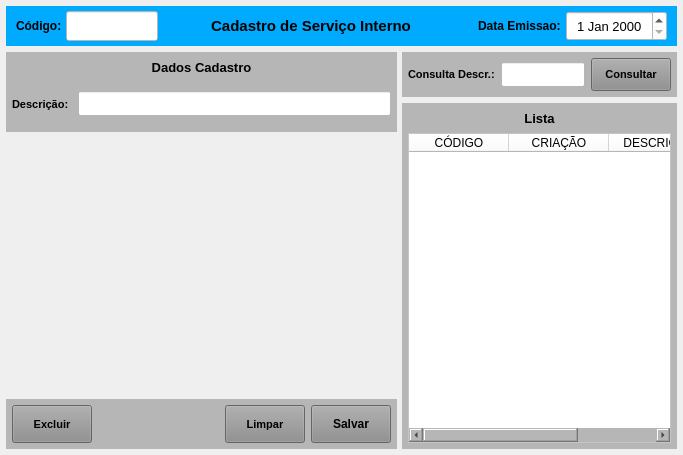
<?xml version="1.0" encoding="UTF-8"?>
<ui version="4.0">
 <class>MainWindow</class>
 <widget class="QMainWindow" name="MainWindow">
  <property name="geometry">
   <rect>
    <x>0</x>
    <y>0</y>
    <width>683</width>
    <height>455</height>
   </rect>
  </property>
  <property name="windowTitle">
   <string>Cadastro de Serviço Interno</string>
  </property>
  <property name="styleSheet">
   <string notr="true"/>
  </property>
  <widget class="QWidget" name="centralwidget">
   <layout class="QVBoxLayout" name="verticalLayout">
    <property name="spacing">
     <number>6</number>
    </property>
    <property name="leftMargin">
     <number>6</number>
    </property>
    <property name="topMargin">
     <number>6</number>
    </property>
    <property name="rightMargin">
     <number>6</number>
    </property>
    <property name="bottomMargin">
     <number>6</number>
    </property>
    <item>
     <widget class="QWidget" name="widget" native="true">
      <property name="minimumSize">
       <size>
        <width>0</width>
        <height>40</height>
       </size>
      </property>
      <property name="maximumSize">
       <size>
        <width>16777215</width>
        <height>40</height>
       </size>
      </property>
      <property name="styleSheet">
       <string notr="true">background-color: rgb(0, 170, 255);</string>
      </property>
      <layout class="QHBoxLayout" name="horizontalLayout">
       <property name="spacing">
        <number>2</number>
       </property>
       <property name="leftMargin">
        <number>10</number>
       </property>
       <property name="topMargin">
        <number>5</number>
       </property>
       <property name="rightMargin">
        <number>10</number>
       </property>
       <property name="bottomMargin">
        <number>5</number>
       </property>
       <item>
        <widget class="QLabel" name="label_4">
         <property name="minimumSize">
          <size>
           <width>48</width>
           <height>0</height>
          </size>
         </property>
         <property name="maximumSize">
          <size>
           <width>48</width>
           <height>16777215</height>
          </size>
         </property>
         <property name="font">
          <font>
           <pointsize>9</pointsize>
           <weight>75</weight>
           <bold>true</bold>
          </font>
         </property>
         <property name="styleSheet">
          <string notr="true"/>
         </property>
         <property name="text">
          <string>Código:</string>
         </property>
         <property name="alignment">
          <set>Qt::AlignLeading|Qt::AlignLeft|Qt::AlignVCenter</set>
         </property>
        </widget>
       </item>
       <item>
        <widget class="QLineEdit" name="line_Num">
         <property name="sizePolicy">
          <sizepolicy hsizetype="Preferred" vsizetype="Preferred">
           <horstretch>0</horstretch>
           <verstretch>0</verstretch>
          </sizepolicy>
         </property>
         <property name="minimumSize">
          <size>
           <width>92</width>
           <height>0</height>
          </size>
         </property>
         <property name="maximumSize">
          <size>
           <width>92</width>
           <height>16777215</height>
          </size>
         </property>
         <property name="font">
          <font>
           <pointsize>12</pointsize>
          </font>
         </property>
         <property name="styleSheet">
          <string notr="true">background-color: rgb(255, 255, 255);</string>
         </property>
         <property name="inputMask">
          <string/>
         </property>
         <property name="text">
          <string/>
         </property>
         <property name="frame">
          <bool>true</bool>
         </property>
         <property name="echoMode">
          <enum>QLineEdit::Normal</enum>
         </property>
         <property name="alignment">
          <set>Qt::AlignCenter</set>
         </property>
         <property name="dragEnabled">
          <bool>false</bool>
         </property>
         <property name="placeholderText">
          <string/>
         </property>
        </widget>
       </item>
       <item>
        <widget class="QLabel" name="label_13">
         <property name="sizePolicy">
          <sizepolicy hsizetype="Preferred" vsizetype="Preferred">
           <horstretch>0</horstretch>
           <verstretch>0</verstretch>
          </sizepolicy>
         </property>
         <property name="minimumSize">
          <size>
           <width>0</width>
           <height>0</height>
          </size>
         </property>
         <property name="font">
          <font>
           <pointsize>11</pointsize>
           <weight>75</weight>
           <bold>true</bold>
          </font>
         </property>
         <property name="styleSheet">
          <string notr="true"/>
         </property>
         <property name="text">
          <string>Cadastro de Serviço Interno</string>
         </property>
         <property name="alignment">
          <set>Qt::AlignCenter</set>
         </property>
        </widget>
       </item>
       <item>
        <widget class="QLabel" name="label_11">
         <property name="sizePolicy">
          <sizepolicy hsizetype="Preferred" vsizetype="Preferred">
           <horstretch>0</horstretch>
           <verstretch>0</verstretch>
          </sizepolicy>
         </property>
         <property name="minimumSize">
          <size>
           <width>100</width>
           <height>0</height>
          </size>
         </property>
         <property name="maximumSize">
          <size>
           <width>100</width>
           <height>16777215</height>
          </size>
         </property>
         <property name="font">
          <font>
           <pointsize>9</pointsize>
           <weight>75</weight>
           <bold>true</bold>
          </font>
         </property>
         <property name="styleSheet">
          <string notr="true"/>
         </property>
         <property name="text">
          <string>Data Emissao: </string>
         </property>
         <property name="alignment">
          <set>Qt::AlignRight|Qt::AlignTrailing|Qt::AlignVCenter</set>
         </property>
        </widget>
       </item>
       <item>
        <widget class="QDateEdit" name="date_Emissao">
         <property name="sizePolicy">
          <sizepolicy hsizetype="Preferred" vsizetype="Preferred">
           <horstretch>0</horstretch>
           <verstretch>0</verstretch>
          </sizepolicy>
         </property>
         <property name="minimumSize">
          <size>
           <width>101</width>
           <height>0</height>
          </size>
         </property>
         <property name="maximumSize">
          <size>
           <width>101</width>
           <height>16777215</height>
          </size>
         </property>
         <property name="font">
          <font>
           <pointsize>10</pointsize>
          </font>
         </property>
         <property name="styleSheet">
          <string notr="true">background-color: rgb(255, 255, 255);</string>
         </property>
         <property name="alignment">
          <set>Qt::AlignCenter</set>
         </property>
        </widget>
       </item>
      </layout>
     </widget>
    </item>
    <item>
     <widget class="QWidget" name="widget_2" native="true">
      <property name="styleSheet">
       <string notr="true"/>
      </property>
      <layout class="QHBoxLayout" name="horizontalLayout_3">
       <property name="spacing">
        <number>5</number>
       </property>
       <property name="leftMargin">
        <number>0</number>
       </property>
       <property name="topMargin">
        <number>0</number>
       </property>
       <property name="rightMargin">
        <number>0</number>
       </property>
       <property name="bottomMargin">
        <number>0</number>
       </property>
       <item>
        <widget class="QWidget" name="widget_4" native="true">
         <property name="minimumSize">
          <size>
           <width>391</width>
           <height>0</height>
          </size>
         </property>
         <property name="maximumSize">
          <size>
           <width>391</width>
           <height>16777215</height>
          </size>
         </property>
         <property name="styleSheet">
          <string notr="true"/>
         </property>
         <layout class="QVBoxLayout" name="verticalLayout_2">
          <property name="spacing">
           <number>5</number>
          </property>
          <property name="leftMargin">
           <number>0</number>
          </property>
          <property name="topMargin">
           <number>0</number>
          </property>
          <property name="rightMargin">
           <number>0</number>
          </property>
          <property name="bottomMargin">
           <number>0</number>
          </property>
          <item>
           <widget class="QWidget" name="widget_6" native="true">
            <property name="minimumSize">
             <size>
              <width>0</width>
              <height>80</height>
             </size>
            </property>
            <property name="maximumSize">
             <size>
              <width>16777215</width>
              <height>80</height>
             </size>
            </property>
            <property name="styleSheet">
             <string notr="true">background-color: rgb(182, 182, 182);</string>
            </property>
            <layout class="QVBoxLayout" name="verticalLayout_3">
             <property name="leftMargin">
              <number>6</number>
             </property>
             <property name="topMargin">
              <number>6</number>
             </property>
             <property name="rightMargin">
              <number>6</number>
             </property>
             <property name="bottomMargin">
              <number>6</number>
             </property>
             <item>
              <widget class="QLabel" name="label_2">
               <property name="minimumSize">
                <size>
                 <width>0</width>
                 <height>18</height>
                </size>
               </property>
               <property name="maximumSize">
                <size>
                 <width>16777215</width>
                 <height>18</height>
                </size>
               </property>
               <property name="font">
                <font>
                 <pointsize>10</pointsize>
                 <weight>75</weight>
                 <bold>true</bold>
                </font>
               </property>
               <property name="text">
                <string>Dados Cadastro</string>
               </property>
               <property name="alignment">
                <set>Qt::AlignCenter</set>
               </property>
              </widget>
             </item>
             <item>
              <widget class="QWidget" name="widget_8" native="true">
               <layout class="QHBoxLayout" name="horizontalLayout_4">
                <property name="leftMargin">
                 <number>0</number>
                </property>
                <property name="topMargin">
                 <number>0</number>
                </property>
                <property name="rightMargin">
                 <number>0</number>
                </property>
                <property name="bottomMargin">
                 <number>0</number>
                </property>
                <item>
                 <widget class="QLabel" name="label_24">
                  <property name="minimumSize">
                   <size>
                    <width>0</width>
                    <height>0</height>
                   </size>
                  </property>
                  <property name="maximumSize">
                   <size>
                    <width>60</width>
                    <height>16777215</height>
                   </size>
                  </property>
                  <property name="font">
                   <font>
                    <pointsize>8</pointsize>
                    <weight>75</weight>
                    <bold>true</bold>
                   </font>
                  </property>
                  <property name="text">
                   <string>Descrição:</string>
                  </property>
                  <property name="alignment">
                   <set>Qt::AlignLeading|Qt::AlignLeft|Qt::AlignVCenter</set>
                  </property>
                 </widget>
                </item>
                <item>
                 <widget class="QLineEdit" name="line_Descricao">
                  <property name="sizePolicy">
                   <sizepolicy hsizetype="Preferred" vsizetype="Preferred">
                    <horstretch>0</horstretch>
                    <verstretch>0</verstretch>
                   </sizepolicy>
                  </property>
                  <property name="minimumSize">
                   <size>
                    <width>0</width>
                    <height>0</height>
                   </size>
                  </property>
                  <property name="maximumSize">
                   <size>
                    <width>16777215</width>
                    <height>25</height>
                   </size>
                  </property>
                  <property name="font">
                   <font>
                    <pointsize>8</pointsize>
                   </font>
                  </property>
                  <property name="styleSheet">
                   <string notr="true">background-color: rgb(255, 255, 255);</string>
                  </property>
                  <property name="text">
                   <string/>
                  </property>
                  <property name="maxLength">
                   <number>45</number>
                  </property>
                  <property name="alignment">
                   <set>Qt::AlignLeading|Qt::AlignLeft|Qt::AlignVCenter</set>
                  </property>
                 </widget>
                </item>
               </layout>
              </widget>
             </item>
            </layout>
           </widget>
          </item>
          <item>
           <widget class="QWidget" name="widget_7" native="true"/>
          </item>
          <item>
           <widget class="QWidget" name="widget_3" native="true">
            <property name="minimumSize">
             <size>
              <width>0</width>
              <height>50</height>
             </size>
            </property>
            <property name="maximumSize">
             <size>
              <width>16777215</width>
              <height>50</height>
             </size>
            </property>
            <property name="styleSheet">
             <string notr="true">background-color: rgb(182, 182, 182);</string>
            </property>
            <layout class="QHBoxLayout" name="horizontalLayout_2">
             <property name="spacing">
              <number>6</number>
             </property>
             <property name="leftMargin">
              <number>6</number>
             </property>
             <property name="topMargin">
              <number>6</number>
             </property>
             <property name="rightMargin">
              <number>6</number>
             </property>
             <property name="bottomMargin">
              <number>6</number>
             </property>
             <item>
              <widget class="QPushButton" name="btn_Excluir">
               <property name="sizePolicy">
                <sizepolicy hsizetype="Fixed" vsizetype="Preferred">
                 <horstretch>0</horstretch>
                 <verstretch>0</verstretch>
                </sizepolicy>
               </property>
               <property name="maximumSize">
                <size>
                 <width>80</width>
                 <height>16777215</height>
                </size>
               </property>
               <property name="font">
                <font>
                 <pointsize>8</pointsize>
                 <weight>75</weight>
                 <bold>true</bold>
                </font>
               </property>
               <property name="cursor">
                <cursorShape>PointingHandCursor</cursorShape>
               </property>
               <property name="layoutDirection">
                <enum>Qt::LeftToRight</enum>
               </property>
               <property name="autoFillBackground">
                <bool>false</bool>
               </property>
               <property name="styleSheet">
                <string notr="true">background-color: rgb(141, 141, 141);</string>
               </property>
               <property name="text">
                <string>Excluir</string>
               </property>
               <property name="checkable">
                <bool>false</bool>
               </property>
               <property name="autoDefault">
                <bool>false</bool>
               </property>
               <property name="default">
                <bool>false</bool>
               </property>
               <property name="flat">
                <bool>false</bool>
               </property>
              </widget>
             </item>
             <item>
              <widget class="QLabel" name="label">
               <property name="text">
                <string/>
               </property>
              </widget>
             </item>
             <item>
              <widget class="QPushButton" name="btn_Limpar">
               <property name="sizePolicy">
                <sizepolicy hsizetype="Fixed" vsizetype="Preferred">
                 <horstretch>0</horstretch>
                 <verstretch>0</verstretch>
                </sizepolicy>
               </property>
               <property name="maximumSize">
                <size>
                 <width>80</width>
                 <height>16777215</height>
                </size>
               </property>
               <property name="font">
                <font>
                 <pointsize>8</pointsize>
                 <weight>75</weight>
                 <bold>true</bold>
                </font>
               </property>
               <property name="cursor">
                <cursorShape>PointingHandCursor</cursorShape>
               </property>
               <property name="layoutDirection">
                <enum>Qt::LeftToRight</enum>
               </property>
               <property name="autoFillBackground">
                <bool>false</bool>
               </property>
               <property name="styleSheet">
                <string notr="true">background-color: rgb(141, 141, 141);</string>
               </property>
               <property name="text">
                <string>Limpar</string>
               </property>
               <property name="checkable">
                <bool>false</bool>
               </property>
               <property name="autoDefault">
                <bool>false</bool>
               </property>
               <property name="default">
                <bool>false</bool>
               </property>
               <property name="flat">
                <bool>false</bool>
               </property>
              </widget>
             </item>
             <item>
              <widget class="QPushButton" name="btn_Salvar">
               <property name="sizePolicy">
                <sizepolicy hsizetype="Fixed" vsizetype="Preferred">
                 <horstretch>0</horstretch>
                 <verstretch>0</verstretch>
                </sizepolicy>
               </property>
               <property name="maximumSize">
                <size>
                 <width>80</width>
                 <height>16777215</height>
                </size>
               </property>
               <property name="font">
                <font>
                 <pointsize>9</pointsize>
                 <weight>75</weight>
                 <bold>true</bold>
                </font>
               </property>
               <property name="cursor">
                <cursorShape>PointingHandCursor</cursorShape>
               </property>
               <property name="styleSheet">
                <string notr="true">background-color: rgb(141, 141, 141);</string>
               </property>
               <property name="text">
                <string>Salvar</string>
               </property>
              </widget>
             </item>
            </layout>
           </widget>
          </item>
         </layout>
        </widget>
       </item>
       <item>
        <widget class="QWidget" name="widget_5" native="true">
         <property name="styleSheet">
          <string notr="true"/>
         </property>
         <layout class="QVBoxLayout" name="verticalLayout_5">
          <property name="leftMargin">
           <number>0</number>
          </property>
          <property name="topMargin">
           <number>0</number>
          </property>
          <property name="rightMargin">
           <number>0</number>
          </property>
          <property name="bottomMargin">
           <number>0</number>
          </property>
          <item>
           <widget class="QWidget" name="widget_12" native="true">
            <property name="maximumSize">
             <size>
              <width>16777215</width>
              <height>45</height>
             </size>
            </property>
            <property name="sizeIncrement">
             <size>
              <width>0</width>
              <height>45</height>
             </size>
            </property>
            <property name="styleSheet">
             <string notr="true">background-color: rgb(182, 182, 182);</string>
            </property>
            <layout class="QHBoxLayout" name="horizontalLayout_7">
             <property name="leftMargin">
              <number>6</number>
             </property>
             <property name="topMargin">
              <number>6</number>
             </property>
             <property name="rightMargin">
              <number>6</number>
             </property>
             <property name="bottomMargin">
              <number>6</number>
             </property>
             <item>
              <widget class="QLabel" name="label_6">
               <property name="minimumSize">
                <size>
                 <width>0</width>
                 <height>0</height>
                </size>
               </property>
               <property name="maximumSize">
                <size>
                 <width>95</width>
                 <height>16777215</height>
                </size>
               </property>
               <property name="font">
                <font>
                 <pointsize>8</pointsize>
                 <weight>75</weight>
                 <bold>true</bold>
                </font>
               </property>
               <property name="text">
                <string>Consulta Descr.:</string>
               </property>
               <property name="alignment">
                <set>Qt::AlignLeading|Qt::AlignLeft|Qt::AlignVCenter</set>
               </property>
              </widget>
             </item>
             <item>
              <widget class="QLineEdit" name="line_Consulta">
               <property name="sizePolicy">
                <sizepolicy hsizetype="Preferred" vsizetype="Preferred">
                 <horstretch>0</horstretch>
                 <verstretch>0</verstretch>
                </sizepolicy>
               </property>
               <property name="minimumSize">
                <size>
                 <width>0</width>
                 <height>0</height>
                </size>
               </property>
               <property name="maximumSize">
                <size>
                 <width>16777215</width>
                 <height>25</height>
                </size>
               </property>
               <property name="font">
                <font>
                 <pointsize>8</pointsize>
                </font>
               </property>
               <property name="styleSheet">
                <string notr="true">background-color: rgb(255, 255, 255);</string>
               </property>
               <property name="inputMask">
                <string/>
               </property>
               <property name="alignment">
                <set>Qt::AlignLeading|Qt::AlignLeft|Qt::AlignVCenter</set>
               </property>
              </widget>
             </item>
             <item>
              <widget class="QPushButton" name="btn_Consulta">
               <property name="sizePolicy">
                <sizepolicy hsizetype="Preferred" vsizetype="Preferred">
                 <horstretch>0</horstretch>
                 <verstretch>0</verstretch>
                </sizepolicy>
               </property>
               <property name="minimumSize">
                <size>
                 <width>0</width>
                 <height>0</height>
                </size>
               </property>
               <property name="maximumSize">
                <size>
                 <width>80</width>
                 <height>16777215</height>
                </size>
               </property>
               <property name="font">
                <font>
                 <pointsize>8</pointsize>
                 <weight>75</weight>
                 <bold>true</bold>
                </font>
               </property>
               <property name="cursor">
                <cursorShape>PointingHandCursor</cursorShape>
               </property>
               <property name="layoutDirection">
                <enum>Qt::LeftToRight</enum>
               </property>
               <property name="autoFillBackground">
                <bool>false</bool>
               </property>
               <property name="styleSheet">
                <string notr="true">background-color: rgb(141, 141, 141);</string>
               </property>
               <property name="text">
                <string>Consultar</string>
               </property>
               <property name="checkable">
                <bool>false</bool>
               </property>
               <property name="autoDefault">
                <bool>false</bool>
               </property>
               <property name="default">
                <bool>false</bool>
               </property>
               <property name="flat">
                <bool>false</bool>
               </property>
              </widget>
             </item>
            </layout>
           </widget>
          </item>
          <item>
           <widget class="QWidget" name="widget_11" native="true">
            <property name="styleSheet">
             <string notr="true">background-color: rgb(182, 182, 182);</string>
            </property>
            <layout class="QVBoxLayout" name="verticalLayout_4">
             <property name="leftMargin">
              <number>6</number>
             </property>
             <property name="topMargin">
              <number>6</number>
             </property>
             <property name="rightMargin">
              <number>6</number>
             </property>
             <property name="bottomMargin">
              <number>6</number>
             </property>
             <item>
              <widget class="QLabel" name="label_5">
               <property name="minimumSize">
                <size>
                 <width>0</width>
                 <height>18</height>
                </size>
               </property>
               <property name="maximumSize">
                <size>
                 <width>16777215</width>
                 <height>18</height>
                </size>
               </property>
               <property name="font">
                <font>
                 <pointsize>10</pointsize>
                 <weight>75</weight>
                 <bold>true</bold>
                </font>
               </property>
               <property name="text">
                <string>Lista</string>
               </property>
               <property name="alignment">
                <set>Qt::AlignCenter</set>
               </property>
              </widget>
             </item>
             <item>
              <widget class="QTableWidget" name="table_Lista">
               <property name="sizePolicy">
                <sizepolicy hsizetype="Preferred" vsizetype="Preferred">
                 <horstretch>0</horstretch>
                 <verstretch>0</verstretch>
                </sizepolicy>
               </property>
               <property name="font">
                <font>
                 <pointsize>9</pointsize>
                </font>
               </property>
               <property name="styleSheet">
                <string notr="true">background-color: rgb(255, 255, 255);</string>
               </property>
               <attribute name="verticalHeaderDefaultSectionSize">
                <number>0</number>
               </attribute>
               <attribute name="verticalHeaderMinimumSectionSize">
                <number>0</number>
               </attribute>
               <column>
                <property name="text">
                 <string>CÓDIGO</string>
                </property>
               </column>
               <column>
                <property name="text">
                 <string>CRIAÇÃO</string>
                </property>
               </column>
               <column>
                <property name="text">
                 <string>DESCRIÇÃO</string>
                </property>
               </column>
              </widget>
             </item>
            </layout>
           </widget>
          </item>
         </layout>
        </widget>
       </item>
      </layout>
     </widget>
    </item>
   </layout>
  </widget>
 </widget>
 <resources/>
 <connections/>
</ui>
